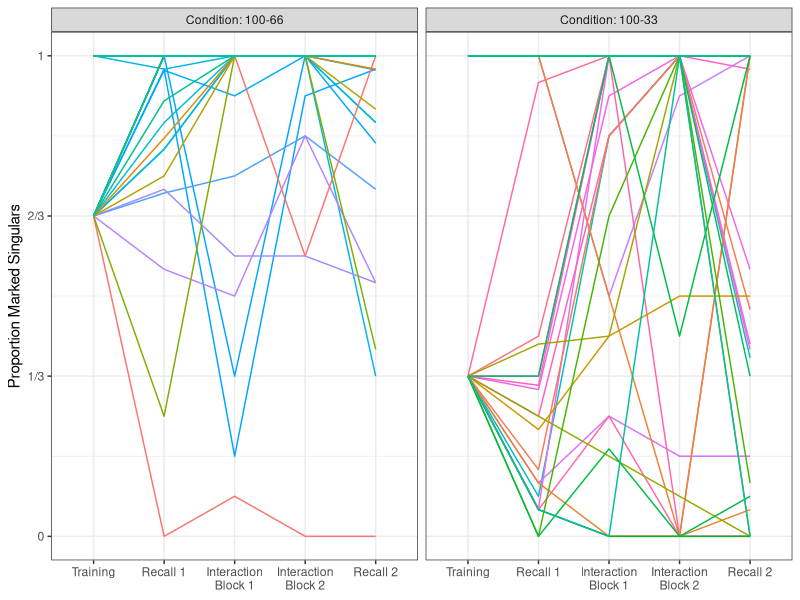
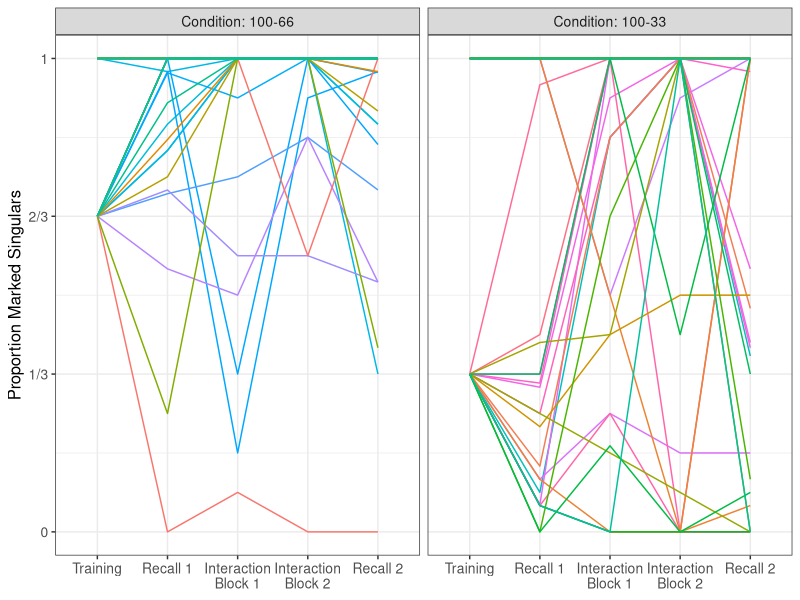

Generate these figures, in order, with R: (Note: this script raises an error after producing the figures.)
## ---- chunk 1

knitr::opts_chunk$set(echo = TRUE, warning=FALSE)

library(ggplot2)


my.colours <- c("#EA7D00","#006DE9","#808080")

set.seed(67601)

## ---- chunk 2
exp2.data <- read.csv("ProcessedData/Experiment2Data.csv")

#put Block in desired order
exp2.data$Block <- factor(exp2.data$Block,
                               levels=c("Training",
                                        "Recall 1",
                                        "Interaction Block 1",
                                        "Interaction Block 2",
                                        "Recall 2"))

#Required to avoid overlapping text in some plots
exp2.data$BlockNewlines <- plyr::revalue(exp2.data$Block,
                                   c("Interaction Block 1"="Interaction\nBlock 1",
                                      "Interaction Block 2"="Interaction\nBlock 2"))

#I want Pair as a factor
#Note: pairs 60-102 collected at Edinburgh, 151-190 collected at Warwick
exp2.data$Pair <- as.factor(exp2.data$Pair)

plyr::ddply(exp2.data,~Condition,plyr::summarise,Current_N=length(unique(Pair)))
## ---- chunk 3
exp2.by.pair.scores <- aggregate(Score~Condition+Block+Pair,data=subset(exp2.data,Block %in% c("Interaction Block 1", "Interaction Block 2")),FUN=sum)

aggregate(Score~Condition,data=exp2.by.pair.scores,FUN=mean)
aggregate(Score~Block+Condition,data=exp2.by.pair.scores,FUN=mean)
## ---- chunk 4
#We only want to analyse singulars
exp2.data.singulars <- subset(exp2.data,Number==1)
exp2.data.by.block <- aggregate(data=exp2.data.singulars,
                                       Marked~Condition + Pair + Block + BlockNewlines + Participant + ParticipantID,
                                       FUN=mean)

exp2.data.by.block <- plyr::rename(exp2.data.by.block,c("Marked"="ProportionMarkedSingulars"))

#I want it as 100-66 then 100-33 for plots etc
exp2.data.by.block$Condition <- factor(exp2.data.by.block$Condition,levels=c("100-66","100-33"))

exp2.data.by.block$Condition <- plyr::revalue(exp2.data.by.block$Condition,
                                                 c("100-66"="Condition: 100-66",
                                                   "100-33"="Condition: 100-33"))

## ---- chunk 5
#All data

ggplot(data=exp2.data.by.block, aes(x=BlockNewlines, y=ProportionMarkedSingulars, group=ParticipantID, colour=Pair,ymin=0,ymax=1)) +
  theme_bw() + 
  facet_wrap(~Condition, ncol=4) +
  geom_line() +
  ylab("Proportion Marked Singulars") + 
  theme(axis.title.x = element_blank()) +
  theme(legend.position="none") + 
  scale_y_continuous(breaks=seq(0,1,1/3),labels=c("0","1/3","2/3","1"))
## ---- chunk 6
#All data, for paper

ggplot(data=exp2.data.by.block, aes(x=BlockNewlines, y=ProportionMarkedSingulars, group=ParticipantID, colour=Pair,ymin=0,ymax=1)) +
  theme_bw() + 
  facet_wrap(~Condition, ncol=4) +
  geom_line() +
  ylab("Proportion Marked Singulars") + 
  theme(axis.title.x = element_blank()) +
  theme(axis.title.y  = element_text(size=12)) +
  theme(axis.text.y  = element_text(size=10)) +
  theme(axis.text.x  = element_text(size=10)) +
  theme(strip.text.x = element_text(size=10))+
  theme(legend.position="none") + 
  scale_y_continuous(breaks=seq(0,1,1/3),labels=c("0","1/3","2/3","1")) +
  ggsave(file="Plots/Exp2NumMarkingByParticipant.pdf",width=8, height=3)
## ---- chunk 7
#For the by-pair plot, need to add a DummyPair column so that the facets work out nicely - this is a little clumsy, but simplest way to do this seems to be to split by condition and convert Pair factor to integers
exp2.data.by.block.10066 <- subset(exp2.data.by.block,Condition=='Condition: 100-66')

exp2.data.by.block.10066$DummyPair <- droplevels(exp2.data.by.block.10066$Pair)

#change levels to integers
levels(exp2.data.by.block.10066$DummyPair) <- 1:length(levels(exp2.data.by.block.10066$DummyPair))

#ditto for other condition
exp2.data.by.block.10033 <- subset(exp2.data.by.block,Condition=='Condition: 100-33')

exp2.data.by.block.10033$DummyPair <- droplevels(exp2.data.by.block.10033$Pair)

#change levels to integers
levels(exp2.data.by.block.10033$DummyPair) <- 1:length(levels(exp2.data.by.block.10033$DummyPair))

#and recombine
exp2.data.by.block.dummyp <- rbind(exp2.data.by.block.10066,exp2.data.by.block.10033)
## ---- chunk 8
#By-pair plot
ggplot(data=exp2.data.by.block.dummyp, aes(x=BlockNewlines, y=ProportionMarkedSingulars, group=ParticipantID, colour=Pair,ymin=0,ymax=1)) +
  theme_bw() + 
  facet_grid(DummyPair ~ Condition) +
  geom_line() +
  ylab("Proportion Marked Singulars") + 
  theme(legend.position="none") + 
  scale_y_continuous(breaks=seq(0,1,1/3),labels=c("0","1/3","2/3","1")) +
  theme(strip.text.y = element_blank()) + 
  theme(axis.title.x = element_blank()) 
## ---- chunk 9
#By-pair plot, for paper
ggplot(data=exp2.data.by.block.dummyp, aes(x=BlockNewlines, y=ProportionMarkedSingulars, group=ParticipantID, colour=Pair,ymin=0,ymax=1)) +
  theme_bw() + 
  facet_grid(DummyPair ~ Condition) +
  geom_line() +
  ylab("Proportion Marked Singulars") + 
  theme(legend.position="none") + 
  scale_y_continuous(breaks=seq(0,1,1/3),labels=c("0","1/3","2/3","1")) +
  theme(strip.text.y = element_blank()) + 
  theme(axis.title.x = element_blank()) +
  ggsave(file="Plots/Exp2NumMarkingByPair.pdf",width=8, height=10)
## ---- chunk 10
#Means and CIs

ggplot(data=exp2.data.by.block, aes(x=Participant, y=ProportionMarkedSingulars, group=Participant, shape=Participant,fill=Participant)) +
  theme_bw() + 
  facet_grid(Condition~Block) +
  stat_summary(geom='bar', fun.y='mean', position='dodge',colour='black') +
  stat_summary(geom='errorbar',fun.data='mean_cl_boot',fun.ymin="min", fun.ymax="max",colour="black",width=0.1) +
  stat_summary(geom='point', fun.y='mean', position='dodge',colour='black') +
  scale_fill_manual(values=c(my.colours[2],my.colours[1],my.colours[3])) +
  coord_cartesian(ylim=c(0,1)) +
  scale_y_continuous(breaks=seq(0,1,1/3),labels=c("0","1/3","2/3","1")) +
  ylab("Proportion Marked Singulars") + 
  theme(axis.title.x = element_blank()) +
  theme(legend.position="none") 
## ---- chunk 11
#Means and CIs, for paper

ggplot(data=exp2.data.by.block, aes(x=Participant, y=ProportionMarkedSingulars, group=Participant, shape=Participant,fill=Participant)) +
  theme_bw() + 
  facet_grid(Condition~Block) +
  stat_summary(geom='bar', fun.y='mean', position='dodge',colour='black') +
  stat_summary(geom='errorbar',fun.data='mean_cl_boot',fun.ymin="min", fun.ymax="max",colour="black",width=0.1) +
  stat_summary(geom='point', fun.y='mean', position='dodge',colour='black') +
  scale_fill_manual(values=c(my.colours[2],my.colours[1],my.colours[3])) +
  coord_cartesian(ylim=c(0,1)) +
  scale_y_continuous(breaks=seq(0,1,1/3),labels=c("0","1/3","2/3","1")) +
  ylab("Proportion Marked Singulars") + 
  theme(axis.title.x = element_blank()) +
  theme(axis.title.y  = element_text(size=13)) +
  theme(axis.text.y  = element_text(size=11)) +
  theme(axis.text.x  = element_text(size=11)) +
  theme(strip.text.x = element_text(size=11))+
  theme(strip.text.y = element_text(size=11))+
  theme(legend.position="none") + 
  ggsave(file="Plots/Exp2NumMarking.pdf",width=8, height=4)
## ---- chunk 12
#The most convenient way to calculate differences from block to block is to restructure the data to wide format.
#BlockNewlines causes irritation here, so selecting it out
exp2.change.data <- tidyr::spread(data=dplyr::select(exp2.data.by.block,-BlockNewlines),
                                  Block,ProportionMarkedSingulars)

exp2.change.data$ChangeTrainingRecall1 <- exp2.change.data$'Recall 1' - exp2.change.data$'Training'

exp2.change.data$ChangeRecall1Interaction2 <- exp2.change.data$'Interaction Block 2'-exp2.change.data$'Recall 1'

exp2.change.data$ChangeRecall1Recall2 <- exp2.change.data$'Recall 2'-exp2.change.data$'Recall 1'


#convert back to long format for plotting
exp2.change.data.for.plotting <- dplyr::select(exp2.change.data,-Training,-'Recall 1',-'Recall 2',-'Interaction Block 1',-'Interaction Block 2')

exp2.change.data.for.plotting <- tidyr::gather(exp2.change.data.for.plotting,
BlockToBlock,Change,ChangeTrainingRecall1,ChangeRecall1Interaction2,ChangeRecall1Recall2)

#Make column names more user-friendly
exp2.change.data.for.plotting$BlockToBlock <- plyr::revalue(exp2.change.data.for.plotting$BlockToBlock,
                                                   c("ChangeTrainingRecall1"="Training to Recall 1",
                                                     "ChangeRecall1Interaction2"="Recall 1 to Interaction Block 2",
                                                     "ChangeRecall1Recall2"="Recall 1 to Recall 2"))

#use short version of condition names
# exp2.change.data.for.plotting$Condition <- plyr::revalue(exp2.change.data.for.plotting$Condition,
#                                                    c("Condition: 100-66"="100-66",
#                                                      "Condition: 100-33"="100-33"))

# Add a "Both Conditions" column, which involves duplicating the data
exp2.change.data.for.plotting.Cscombined <- exp2.change.data.for.plotting
exp2.change.data.for.plotting.Cscombined$Condition <- "Both Conditions"
exp2.change.data.for.plotting.combined <- rbind(exp2.change.data.for.plotting,exp2.change.data.for.plotting.Cscombined)
#Reorder the levels so that the Both Conditions data is first
exp2.change.data.for.plotting.combined$Condition <- relevel(exp2.change.data.for.plotting.combined$Condition,ref=c("Both Conditions"))

#Reorder the levels ot BlockToBlock so that they reflect experiment order
exp2.change.data.for.plotting.combined$BlockToBlock <- factor(exp2.change.data.for.plotting.combined$BlockToBlock,levels=c("Training to Recall 1","Recall 1 to Interaction Block 2","Recall 1 to Recall 2"))

# #To avoid overlapping text in the figures
# exp2.change.data.for.plotting.combined$Condition <-
#   plyr::revalue(exp2.change.data.for.plotting.combined$Condition,
#                 c("Condition: 100-66"="Condition:\n100-66",
#                 "Condition: 100-33"="Condition:\n100-33"))
## ---- chunk 13
ggplot(data=subset(exp2.change.data.for.plotting.combined,BlockToBlock=="Training to Recall 1" & Participant=="P2"), aes(x=Participant, y=Change)) +
  theme_bw() + 
  facet_grid(.~Condition) +
  geom_boxplot(fill=my.colours[1]) +
  #scale_fill_manual(values=c(my.colours[2],my.colours[1],my.colours[3])) +
  scale_y_continuous(limits = c(-1,1.1),breaks=seq(-1,1,1/3),labels=c("-1","-2/3","-1/3","0","+1/3","+2/3","+1")) +
  ylab("Change") + 
  theme(axis.title.x = element_blank()) +
  theme(legend.position="none") + 
  ggtitle("Training to Recall 1 (P2s only)") 
  
## ---- chunk 14
wilcox.test(subset(exp2.change.data,Condition=="Condition: 100-66" & Participant=="P2")$ChangeTrainingRecall1, 
            subset(exp2.change.data,Condition=="Condition: 100-33"& Participant=="P2")$ChangeTrainingRecall1) 
## ---- chunk 15
wilcox.test(subset(exp2.change.data,Participant=="P2")$ChangeTrainingRecall1)
wilcox.test(subset(exp2.change.data,Condition=="Condition: 100-66" & Participant=="P2")$ChangeTrainingRecall1)
wilcox.test(subset(exp2.change.data,Condition=="Condition: 100-33" & Participant=="P2")$ChangeTrainingRecall1) 
## ---- chunk 16
ggplot(data=subset(exp2.change.data.for.plotting.combined,BlockToBlock=="Recall 1 to Interaction Block 2"), aes(x=Participant, y=Change, fill=Participant)) +
  theme_bw() + 
  facet_grid(.~Condition)+
  geom_boxplot() +
  scale_fill_manual(values=c(my.colours[2],my.colours[1],my.colours[3])) +
  scale_y_continuous(limits = c(-1,1.1),breaks=seq(-1,1,1/3),labels=c("-1","-2/3","-1/3","0","+1/3","+2/3","+1")) +
  ylab("Change") + 
  theme(axis.title.x = element_blank()) +
  theme(legend.position="none") + 
  ggtitle("Recall 1 To Interaction Block 2") 
  
## ---- chunk 17
wilcox.test(subset(exp2.change.data,Condition=="Condition: 100-66")$ChangeRecall1Interaction2, 
            subset(exp2.change.data,Condition=="Condition: 100-33")$ChangeRecall1Interaction2) 
## ---- chunk 18
wilcox.test(subset(exp2.change.data,Participant=="P1")$ChangeRecall1Interaction2, 
            subset(exp2.change.data,Participant=="P2")$ChangeRecall1Interaction2) 
## ---- chunk 19
wilcox.test(subset(exp2.change.data,Participant=="P1")$ChangeRecall1Interaction2)
wilcox.test(subset(exp2.change.data,Participant=="P2")$ChangeRecall1Interaction2) 
## ---- chunk 20
wilcox.test(subset(exp2.change.data,Condition=="Condition: 100-66" & Participant=="P1")$ChangeRecall1Interaction2, 
            subset(exp2.change.data,Condition=="Condition: 100-66" & Participant=="P2")$ChangeRecall1Interaction2) 

wilcox.test(subset(exp2.change.data,Condition=="Condition: 100-33" & Participant=="P1")$ChangeRecall1Interaction2, 
            subset(exp2.change.data,Condition=="Condition: 100-33" & Participant=="P2")$ChangeRecall1Interaction2) 
## ---- chunk 21
wilcox.test(subset(exp2.change.data,Condition=="Condition: 100-66" & Participant=="P1")$ChangeRecall1Interaction2)
wilcox.test(subset(exp2.change.data,Condition=="Condition: 100-66" & Participant=="P2")$ChangeRecall1Interaction2) 

wilcox.test(subset(exp2.change.data,Condition=="Condition: 100-33" & Participant=="P1")$ChangeRecall1Interaction2)
wilcox.test(subset(exp2.change.data,Condition=="Condition: 100-33" & Participant=="P2")$ChangeRecall1Interaction2) 
## ---- chunk 22
ggplot(data=subset(exp2.change.data.for.plotting.combined,BlockToBlock=="Recall 1 to Recall 2"), aes(x=Participant, y=Change, fill=Participant)) +
  theme_bw() + 
  facet_grid(.~Condition)+
  geom_boxplot() +
  scale_fill_manual(values=c(my.colours[2],my.colours[1],my.colours[3])) +
  scale_y_continuous(limits = c(-1,1.1),breaks=seq(-1,1,1/3),labels=c("-1","-2/3","-1/3","0","+1/3","+2/3","+1")) +
  ylab("Change") + 
  theme(axis.title.x = element_blank()) +
  theme(legend.position="none") + 
  ggtitle("Recall 1 To Recall 2") 


## ---- chunk 23
wilcox.test(subset(exp2.change.data,Condition=="Condition: 100-66")$ChangeRecall1Recall2, 
            subset(exp2.change.data,Condition=="Condition: 100-33")$ChangeRecall1Recall2) 
## ---- chunk 24
wilcox.test(subset(exp2.change.data,Participant=="P1")$ChangeRecall1Recall2, 
            subset(exp2.change.data,Participant=="P2")$ChangeRecall1Recall2) 
## ---- chunk 25
wilcox.test(exp2.change.data$ChangeRecall1Recall2) 
## ---- chunk 26
wilcox.test(subset(exp2.change.data,Participant=='P1')$ChangeRecall1Recall2) 
wilcox.test(subset(exp2.change.data,Participant=='P2')$ChangeRecall1Recall2) 
## ---- chunk 27
wilcox.test(subset(exp2.change.data,Condition=="Condition: 100-66" & Participant=="P1")$ChangeRecall1Recall2, 
            subset(exp2.change.data,Condition=="Condition: 100-66" & Participant=="P2")$ChangeRecall1Recall2) 

wilcox.test(subset(exp2.change.data,Condition=="Condition: 100-33" & Participant=="P1")$ChangeRecall1Recall2, 
            subset(exp2.change.data,Condition=="Condition: 100-33" & Participant=="P2")$ChangeRecall1Recall2) 
## ---- chunk 28
wilcox.test(subset(exp2.change.data,Condition=="Condition: 100-66")$ChangeRecall1Recall2) 
wilcox.test(subset(exp2.change.data,Condition=="Condition: 100-33")$ChangeRecall1Recall2) 
## ---- chunk 29
wilcox.test(subset(exp2.change.data,Condition=="Condition: 100-66" & Participant=='P1')$ChangeRecall1Recall2) 
wilcox.test(subset(exp2.change.data,Condition=="Condition: 100-66" & Participant=='P2')$ChangeRecall1Recall2)

wilcox.test(subset(exp2.change.data,Condition=="Condition: 100-33" & Participant=='P1')$ChangeRecall1Recall2) 
wilcox.test(subset(exp2.change.data,Condition=="Condition: 100-33" & Participant=='P2')$ChangeRecall1Recall2)
## ---- chunk 30
variable.recall1.participants <- subset(exp2.data.by.block,Participant=='P2' & Block=='Recall 1' & ProportionMarkedSingulars>0 & ProportionMarkedSingulars<1)$ParticipantID

length(variable.recall1.participants)


wilcox.test(subset(exp2.change.data,ParticipantID %in% variable.recall1.participants)$ChangeRecall1Recall2)
## ---- chunk 31
ggplot(data=subset(exp2.change.data.for.plotting.combined,BlockToBlock%in% c("Training to Recall 1","Recall 1 to Interaction Block 2","Recall 1 to Recall 2")), aes(x=Participant, y=Change, fill=Participant)) +
  theme_bw() + 
  facet_grid(BlockToBlock~Condition) +
  geom_boxplot() +
  scale_fill_manual(values=c(my.colours[2],my.colours[1],my.colours[3])) +
  scale_y_continuous(limits = c(-1,1.1),breaks=seq(-1,1,1/3),labels=c("-1","-2/3","-1/3","0","+1/3","+2/3","+1")) +
  ylab("Change") + 
  theme(axis.title.x = element_blank()) +
  theme(legend.position="none") 

## ---- chunk 32
#for paper - includes annotations for statistical significance.

#Because of the way ggplot handles annotations on multi-facet plots, need to specify the annotations and lines in dataframes of their own!

###differences between conditions/participants (plotted with horizontal lines)
##annotations for significance - Training to Recall 1
#I am not testing differences between condition at recall 1 since these are trivial
#both conditions combined
condition.annotations.1 <- NULL

#100-66 
condition.annotations.2 <- NULL

#100-33 
condition.annotations.3 <- NULL

##annotations for significance - Recall 1 to Interaction 2
#both conditions combined
condition.annotations.4 <- data.frame(BlockToBlock="Recall 1 to Interaction Block 2",
                                      Condition="Both Conditions",
                                      Participant=NA,
                                      x=1.5, #positions for stars
                                      y=1.1, 
                                      note="***"
                                      )

#100-66
condition.annotations.5 <- data.frame(BlockToBlock="Recall 1 to Interaction Block 2",
                                      Condition="Condition: 100-66",
                                      Participant=NA,
                                      x=1.5, #positions for stars
                                      y=1.1, 
                                      note="*"
                                      )

#100-33
condition.annotations.6 <- data.frame(BlockToBlock="Recall 1 to Interaction Block 2",
                                      Condition="Condition: 100-33",
                                      Participant=NA,
                                      x=1.5, #positions for stars
                                      y=1.1, 
                                      note="**"
                                      )



#annotations for significance - Recall 1 to Recall 2
#both conditions combined
condition.annotations.7 <- data.frame(BlockToBlock="Recall 1 to Recall 2",
                                      Condition="Both Conditions",
                                      Participant=NA,
                                      x=1.5, #positions for stars
                                      y=1.1, 
                                      note="*"
                                      )

#100-66 
condition.annotations.8 <- NULL #no difference

#100-33
condition.annotations.9 <- data.frame(BlockToBlock="Recall 1 to Recall 2",
                                      Condition="Condition: 100-33",
                                      Participant=NA,
                                      x=1.5, #positions for stars
                                      y=1.1, 
                                      note="p=.089"
                                      )



condition.annotations <- rbind(condition.annotations.1,
                               condition.annotations.2,
                               condition.annotations.3,
                               condition.annotations.4,
                               condition.annotations.5,
                               condition.annotations.6,
                               condition.annotations.7,
                               condition.annotations.8,
                               condition.annotations.9
                               )

#positions for lines
                                    


condition.annotations.lines.4a <- data.frame(BlockToBlock="Recall 1 to Interaction Block 2",
                                      Condition="Both Conditions",
                                      Participant=NA,
                                      x=1, y=1.1, xend=1.3, yend=1.1)
condition.annotations.lines.4b <- data.frame(BlockToBlock="Recall 1 to Interaction Block 2",
                                      Condition="Both Conditions",
                                      Participant=NA,
                                      x=1.7, y=1.1, xend=2, yend=1.1)

condition.annotations.lines.5a <- data.frame(BlockToBlock="Recall 1 to Interaction Block 2",
                                      Condition="Condition: 100-66",
                                      Participant=NA,
                                      x=1, y=1.1, xend=1.4, yend=1.1)
condition.annotations.lines.5b <- data.frame(BlockToBlock="Recall 1 to Interaction Block 2",
                                      Condition="Condition: 100-66",
                                      Participant=NA,
                                      x=1.6, y=1.1, xend=2, yend=1.1)

condition.annotations.lines.6a <- data.frame(BlockToBlock="Recall 1 to Interaction Block 2",
                                      Condition="Condition: 100-33",
                                      Participant=NA,
                                      x=1, y=1.1, xend=1.4, yend=1.1)
condition.annotations.lines.6b <- data.frame(BlockToBlock="Recall 1 to Interaction Block 2",
                                      Condition="Condition: 100-33",
                                      Participant=NA,
                                      x=1.6, y=1.1, xend=2, yend=1.1)


condition.annotations.lines.7a <- data.frame(BlockToBlock="Recall 1 to Recall 2",
                                      Condition="Both Conditions",
                                      Participant=NA,
                                      x=1, y=1.1, xend=1.4, yend=1.1)
condition.annotations.lines.7b <- data.frame(BlockToBlock="Recall 1 to Recall 2",
                                      Condition="Both Conditions",
                                      Participant=NA,
                                      x=1.6, y=1.1, xend=2, yend=1.1)

condition.annotations.lines.9a <- data.frame(BlockToBlock="Recall 1 to Recall 2",
                                      Condition="Condition: 100-33",
                                      Participant=NA,
                                      x=1, y=1.1, xend=1.1, yend=1.1)
condition.annotations.lines.9b <- data.frame(BlockToBlock="Recall 1 to Recall 2",
                                      Condition="Condition: 100-33",
                                      Participant=NA,
                                      x=1.9, y=1.1, xend=2, yend=1.1)



condition.annotations.lines <- rbind(#condition.annotations.lines.1a,condition.annotations.lines.1b,
                                     #condition.annotations.lines.2a,condition.annotations.lines.2b,
                                     #condition.annotations.lines.3a,condition.annotations.lines.3b,
                                     condition.annotations.lines.4a,condition.annotations.lines.4b,
                                     condition.annotations.lines.5a,condition.annotations.lines.5b,
                                     condition.annotations.lines.6a,condition.annotations.lines.6b,
                                     condition.annotations.lines.7a,condition.annotations.lines.7b,
                                     #condition.annotations.lines.8a,condition.annotations.lines.8b,
                                     condition.annotations.lines.9a,condition.annotations.lines.9b
                                     )


###differences from 0 (no lines)
##annotations for significance - Training to Recall 1

#both combined - not evaluating
baseline.annotations.1 <- NULL #not testing significance for P1s 
baseline.annotations.2 <- NULL #not testing significance for P1s 

#100-66
baseline.annotations.3 <- NULL #not testing significance for P1s 
baseline.annotations.4 <- data.frame(BlockToBlock="Training to Recall 1",
                                      Condition="Condition: 100-66",
                                      Participant="P2",
                                     x=2,y=2.4/6,note="*")  

#100-33 
baseline.annotations.5 <- NULL
baseline.annotations.6 <- data.frame(BlockToBlock="Training to Recall 1",
                                      Condition="Condition: 100-33",
                                      Participant="P2",
                                     x=1.8,y=0.5/6,note="**") 




##annotations for significance - Recall 1 to Interaction 2
#both conditions combined
baseline.annotations.7 <- data.frame(BlockToBlock="Recall 1 to Interaction Block 2",
                                      Condition="Both Conditions",
                                      Participant="P1",
                                     x=1,y=1.5/6,note="p=.058") #add note about n.s.difference from 0
baseline.annotations.8 <- data.frame(BlockToBlock="Recall 1 to Interaction Block 2",
                                      Condition="Both Conditions",
                                      Participant="P2",
                                     x=1.8,y=4.5/6,note="***")  #add note about n.s.difference from 0


#100-66
baseline.annotations.9 <- data.frame(BlockToBlock="Recall 1 to Interaction Block 2",
                                      Condition="Condition: 100-66",
                                      Participant="P1",
                                     x=1,y=1/6,note="n.s.") 
baseline.annotations.10 <- data.frame(BlockToBlock="Recall 1 to Interaction Block 2",
                                      Condition="Condition: 100-66",
                                      Participant="P2",
                                     x=1.8,y=1.5/6,note="*")  


#100-33
baseline.annotations.11 <- data.frame(BlockToBlock="Recall 1 to Interaction Block 2",
                                      Condition="Condition: 100-33",
                                      Participant="P1",
                                     x=1,y=1/6,note="p=.098") 
baseline.annotations.12 <- data.frame(BlockToBlock="Recall 1 to Interaction Block 2",
                                      Condition="Condition: 100-33",
                                      Participant="P2",
                                     x=1.8,y=5/6,note="**")  #add note about n.s.difference from 0


##annotations for significance - Recall 1 to Recall 2
#both conditions combined
baseline.annotations.13 <- data.frame(BlockToBlock="Recall 1 to Recall 2",
                                      Condition="Both Conditions",
                                      Participant="P1",
                                     x=0.8,y=0.5/6,note="n.s.") #add note about n.s.difference from 0
baseline.annotations.14 <- data.frame(BlockToBlock="Recall 1 to Recall 2",
                                      Condition="Both Conditions",
                                      Participant="P2",
                                     x=1.8,y=1.5/6,note="*")  #add note about n.s.difference from 0

#100-66
baseline.annotations.15 <- data.frame(BlockToBlock="Recall 1 to Recall 2",
                                      Condition="Condition: 100-66",
                                      Participant="P1",
                                     x=1,y=5/6,note="n.s.") #add note about n.s.difference from 0
baseline.annotations.16 <- data.frame(BlockToBlock="Recall 1 to Recall 2",
                                      Condition="Condition: 100-66",
                                      Participant="P2",
                                     x=2,y=5/6,note="n.s.")  #add note about n.s.difference from 0


#100-33
baseline.annotations.17 <- data.frame(BlockToBlock="Recall 1 to Recall 2",
                                      Condition="Condition: 100-33",
                                      Participant="P1",
                                     x=1,y=0.5/6,note="n.s.") 
baseline.annotations.18 <- data.frame(BlockToBlock="Recall 1 to Recall 2",
                                      Condition="Condition: 100-33",
                                      Participant="P2",
                                     x=1.8,y=2/6,note="*")  



  

baseline.annotations <- rbind(baseline.annotations.1,baseline.annotations.2,baseline.annotations.3,
                              baseline.annotations.4,baseline.annotations.5,baseline.annotations.6,
                              baseline.annotations.7,baseline.annotations.8,baseline.annotations.9,
                              baseline.annotations.10,baseline.annotations.11,baseline.annotations.12,
                              baseline.annotations.13,baseline.annotations.14,baseline.annotations.15,
                              baseline.annotations.16,baseline.annotations.17,baseline.annotations.18)
#removing annotation of n.s. differences from 0, since there are a lot of these and they clutter the plot
baseline.annotations <- subset(baseline.annotations,note!="n.s.")




ggplot(data=subset(exp2.change.data.for.plotting.combined,BlockToBlock%in% c("Training to Recall 1","Recall 1 to Interaction Block 2","Recall 1 to Recall 2")), aes(x=Participant, y=Change, fill=Participant)) +
  theme_bw() + 
  facet_grid(BlockToBlock~Condition) +
  geom_boxplot() +
  scale_fill_manual(values=c(my.colours[2],my.colours[1],my.colours[3])) +
  scale_y_continuous(limits = c(-1,1.1),breaks=seq(-1,1,1/3),labels=c("-1","-2/3","-1/3","0","+1/3","+2/3","+1")) +
  ylab("Change") + 
  theme(axis.title.x = element_blank()) +
  theme(legend.position="none") + 
  
  geom_text(data=condition.annotations,aes(x=x,y=y,label=note)) +
  geom_segment(data=condition.annotations.lines,aes(x=x,y=y,xend=xend,yend=yend)) +
  geom_text(data=baseline.annotations,aes(x=x,y=y,label=note)) +
  
  ggsave(file="Plots/Exp2AllChanges.pdf",width=6, height=8)


## ---- chunk 33
# The easiest way to do this is to build a wide-format table by subsetting based on P then merging

p1 <- dplyr::select(subset(exp2.data.by.block,Participant=="P1"),-Participant,-ParticipantID)
p2 <- dplyr::select(subset(exp2.data.by.block,Participant=="P2"),-Participant,-ParticipantID)
exp2.diffs <- merge(p1,p2,by=c('Condition','Pair','Block','BlockNewlines'))

#calculate absolute diffs
exp2.diffs$Difference <- abs(exp2.diffs$ProportionMarkedSingulars.x-exp2.diffs$ProportionMarkedSingulars.y)

#remove unnecessary columns, reorder Block again
exp2.diffs <- dplyr::select(exp2.diffs,-ProportionMarkedSingulars.x,-ProportionMarkedSingulars.y)
## ---- chunk 34
ggplot(data=exp2.diffs, aes(x=BlockNewlines, y=Difference, fill=Condition,ymin=0,ymax=1)) +
  theme_bw() + 
  geom_boxplot() +
  facet_grid(Condition~.) +
  scale_fill_manual(values=c(my.colours[2],my.colours[1],my.colours[3])) +
  scale_y_continuous(breaks=seq(0,1,1/3),labels=c("0","1/3","2/3","1")) +
  ylab("Within-Pair Difference") + 
  theme(axis.title.x = element_blank()) +
  theme(legend.position="none")
## ---- chunk 35
#Plot for paper
ggplot(data=exp2.diffs, aes(x=BlockNewlines, y=Difference, fill=Condition,ymin=0,ymax=1)) +
  theme_bw() + 
  geom_boxplot() +
  facet_grid(Condition~.) +
  scale_fill_manual(values=c(my.colours[2],my.colours[1],my.colours[3])) +
  scale_y_continuous(breaks=seq(0,1,1/3),labels=c("0","1/3","2/3","1")) +
  ylab("Within-Pair Difference") + 
  theme(axis.title.x = element_blank()) +
  theme(legend.position="none") +  
  ggsave(file="Plots/Exp2DiffPlot.pdf",width=5, height=3)
## ---- chunk 36
#The most convenient way to calculate differences from block to block is to restructure the data to wide format.
exp2.diffs.change.data <- tidyr::spread(data=dplyr::select(exp2.diffs,-BlockNewlines),
                                        Block,Difference)

exp2.diffs.change.data$ChangeTrainingRecall1 <- exp2.diffs.change.data$'Recall 1' - exp2.diffs.change.data$'Training'

exp2.diffs.change.data$ChangeRecall1Interaction2 <- exp2.diffs.change.data$'Interaction Block 2'-exp2.diffs.change.data$'Recall 1'

exp2.diffs.change.data$ChangeRecall1Recall2 <- exp2.diffs.change.data$'Recall 2'-exp2.diffs.change.data$'Recall 1'


#convert back to long format for plotting
exp2.diffs.change.data.for.plotting <- dplyr::select(exp2.diffs.change.data,-Training,-'Recall 1',-'Recall 2',-'Interaction Block 1',-'Interaction Block 2')

exp2.diffs.change.data.for.plotting <- tidyr::gather(exp2.diffs.change.data.for.plotting,
BlockToBlock,DifferenceChange,ChangeTrainingRecall1,ChangeRecall1Interaction2,ChangeRecall1Recall2)

#Make column names more user-friendly
exp2.diffs.change.data.for.plotting$BlockToBlock <- plyr::revalue(exp2.diffs.change.data.for.plotting$BlockToBlock,
                                                   c("ChangeTrainingRecall1"="Training to Recall 1",
                                                     "ChangeRecall1Interaction2"="Recall 1 to Interaction Block 2",
                                                     "ChangeRecall1Recall2"="Recall 1 to Recall 2"))

#For one plot I want the conditions seperately and combined, achieving this by duplicating the data
exp2.diffs.change.data.for.plotting.combined <- exp2.diffs.change.data.for.plotting
exp2.diffs.change.data.for.plotting.combined$Condition <- "Both\nconditions"
exp2.diffs.change.data.for.plotting.combined <- rbind(exp2.diffs.change.data.for.plotting,exp2.diffs.change.data.for.plotting.combined)

## ---- chunk 37

ggplot(data=subset(exp2.diffs.change.data.for.plotting.combined,BlockToBlock=="Recall 1 to Interaction Block 2"), aes(x=Condition, y=DifferenceChange, fill=Condition)) +
  theme_bw() + 
  geom_boxplot() +
  expand_limits(y=1) +
  scale_fill_manual(values=c(my.colours[2],my.colours[1],my.colours[3])) +
  scale_y_continuous(breaks=seq(-1,1,1/3),labels=c("-1","-2/3","-1/3","0","+1/3","+2/3","+1")) +
  ylab("Change In Within-Pair Difference") + 
  theme(axis.title.x = element_blank()) +
  theme(legend.position="none") + 
  ggtitle("Recall 1 to Interaction Block 2") 
## ---- chunk 38
wilcox.test(subset(exp2.diffs.change.data,Condition=="Condition: 100-66")$ChangeRecall1Interaction2, 
            subset(exp2.diffs.change.data,Condition=="Condition: 100-33")$ChangeRecall1Interaction2) 
## ---- chunk 39
wilcox.test(exp2.diffs.change.data$ChangeRecall1Interaction2) 
## ---- chunk 40
wilcox.test(subset(exp2.diffs.change.data,grepl("100-66",Condition))$ChangeRecall1Interaction2)
wilcox.test(subset(exp2.diffs.change.data,grepl("100-33",Condition))$ChangeRecall1Interaction2) 
## ---- chunk 41
ggplot(data=subset(exp2.diffs.change.data.for.plotting.combined,BlockToBlock=="Recall 1 to Recall 2"), aes(x=Condition, y=DifferenceChange, fill=Condition)) +
  theme_bw() + 
  geom_boxplot() +
  expand_limits(y=1) +
  scale_fill_manual(values=c(my.colours[2],my.colours[1],my.colours[3])) +
  scale_y_continuous(breaks=seq(-1,1,1/3),labels=c("-1","-2/3","-1/3","0","+1/3","+2/3","+1")) +
  ylab("Change In Within-Pair Difference") + 
  theme(axis.title.x = element_blank()) +
  #theme(strip.text.y = element_blank()) + 
  theme(legend.position="none",plot.title = element_text(size=12,hjust=0.5)) + 
  ggtitle("Recall 1 to Recall 2")
## ---- chunk 42
wilcox.test(subset(exp2.diffs.change.data,grepl("100-66",Condition))$ChangeRecall1Recall2, 
            subset(exp2.diffs.change.data,grepl("100-33",Condition))$ChangeRecall1Recall2) 
## ---- chunk 43
wilcox.test(exp2.diffs.change.data$ChangeRecall1Recall2) 
## ---- chunk 44
wilcox.test(subset(exp2.diffs.change.data, Condition=="Condition: 100-66")$ChangeRecall1Recall2) 
wilcox.test(subset(exp2.diffs.change.data, Condition=="Condition: 100-33")$ChangeRecall1Recall2) 
## ---- chunk 45

#For this plot I need to use the shortened condition names to avoid problems with font size or the x-axis.
exp2.diffs.change.data.for.plotting.combined$ShortCondition <- plyr::revalue(exp2.diffs.change.data.for.plotting.combined$Condition,
                                                                       c("Condition: 100-66"="100-66",
                                                                         "Condition: 100-33"="100-33"))
ggplot(data=subset(exp2.diffs.change.data.for.plotting.combined,BlockToBlock %in% c("Recall 1 to Interaction Block 2","Recall 1 to Recall 2")), aes(x=ShortCondition, y=DifferenceChange, fill=ShortCondition)) +
  theme_bw() + 
  facet_grid(.~BlockToBlock) +
  geom_boxplot() +
  expand_limits(y=1) +
  scale_fill_manual(values=c(my.colours[2],my.colours[1],my.colours[3])) +
  scale_y_continuous(breaks=seq(-1,1,1/3),labels=c("-1","-2/3","-1/3","0","+1/3","+2/3","+1")) +
  ylab("Change In Within-Pair Difference") + 
  theme(axis.title.x = element_blank()) +
  #theme(strip.text.y = element_blank()) + 
  theme(legend.position="none",plot.title = element_text(size=12,hjust=0.5)) 
## ---- chunk 46
#And the same plot with annotations for the paper

#As above, because the plot is facetted, need to create dataframes with various annotations then add

###differences between conditions (plotted with horizontal lines)
##annotations for significance - Recall 1 to interaction
condition.annotations.1 <- data.frame(BlockToBlock="Recall 1 to Interaction Block 2",
                                      ShortCondition="Both\nConditions",
                                      x=1.5, #positions for stars
                                      y=1.09, 
                                      note="***"
                                      )

##annotations for significance - Recall 1 to recall 2 - this is n.s.
condition.annotations.2 <- NULL



condition.annotations <- rbind(condition.annotations.1,
                               condition.annotations.2
                               )

#positions for lines
                                      
condition.annotations.lines.1a <- data.frame(BlockToBlock="Recall 1 to Interaction Block 2",
                                      ShortCondition="Both\nConditions",
                                      x=1, y=1.1, xend=1.3, yend=1.1)
condition.annotations.lines.1b <- data.frame(BlockToBlock="Recall 1 to Interaction Block 2",
                                      ShortCondition="Both\nConditions",
                                      x=1.7, y=1.1, xend=2, yend=1.1)

condition.annotations.lines <- rbind(condition.annotations.lines.1a,condition.annotations.lines.1b
                                     )


###differences from 0 (no lines)
##annotations for significance - Recall 1 to Interaction 2
#100-66
baseline.annotations.1 <- data.frame(BlockToBlock="Recall 1 to Interaction Block 2",
                                      ShortCondition="100-66",
                                     x=1,y=1.5/6,note="**") 

#100-33
baseline.annotations.2 <- data.frame(BlockToBlock="Recall 1 to Interaction Block 2",
                                      ShortCondition="100-33",
                                     x=2,y=1.5/6,note="***") 

#both conditions combined
baseline.annotations.3 <- data.frame(BlockToBlock="Recall 1 to Interaction Block 2",
                                      ShortCondition="Both\nConditions",
                                     x=3,y=1.5/6,note="***") 

##annotations for significance - Recall 1 to Recall 2
#100-66
baseline.annotations.4 <- data.frame(BlockToBlock="Recall 1 to Recall 2",
                                      ShortCondition="100-66",
                                     x=0.8,y=1/6,note="n.s.") 

#100-33
baseline.annotations.5 <- data.frame(BlockToBlock="Recall 1 to Recall 2",
                                      ShortCondition="100-33",
                                     x=1.8,y=1/6,note="n.s.") 

#both conditions combined
baseline.annotations.6 <- data.frame(BlockToBlock="Recall 1 to Recall 2",
                                      ShortCondition="Both\nConditions",
                                     x=3,y=4/6,note="p=.079") 



baseline.annotations <- rbind(baseline.annotations.1,baseline.annotations.2,baseline.annotations.3,
                              baseline.annotations.4,baseline.annotations.5,baseline.annotations.6)
#removing annotation of n.s. differences from 0, since there are a lot of these and they clutter the plot
baseline.annotations <- subset(baseline.annotations,note!="n.s.")


ggplot(data=subset(exp2.diffs.change.data.for.plotting.combined,BlockToBlock %in% c("Recall 1 to Interaction Block 2","Recall 1 to Recall 2")), aes(x=ShortCondition, y=DifferenceChange, fill=ShortCondition)) +
  theme_bw() + 
  facet_grid(.~BlockToBlock) +
  geom_boxplot() +
  expand_limits(y=1) +
  scale_fill_manual(values=c(my.colours[2],my.colours[1],my.colours[3],"black")) +
  scale_y_continuous(breaks=seq(-1,1,1/3),labels=c("-1","-2/3","-1/3","0","+1/3","+2/3","+1")) +
  ylab("Change In Within-Pair Difference") + 
  theme(axis.title.x = element_blank()) +
  theme(legend.position="none") +
  
  geom_text(data=condition.annotations,aes(x=x,y=y,label=note)) +
  geom_segment(data=condition.annotations.lines,aes(x=x,y=y,xend=xend,yend=yend)) +
  geom_text(data=baseline.annotations,aes(x=x,y=y,label=note)) +
  ggsave(file="Plots/Exp2DiffChangeAll.pdf",width=5, height=3)
